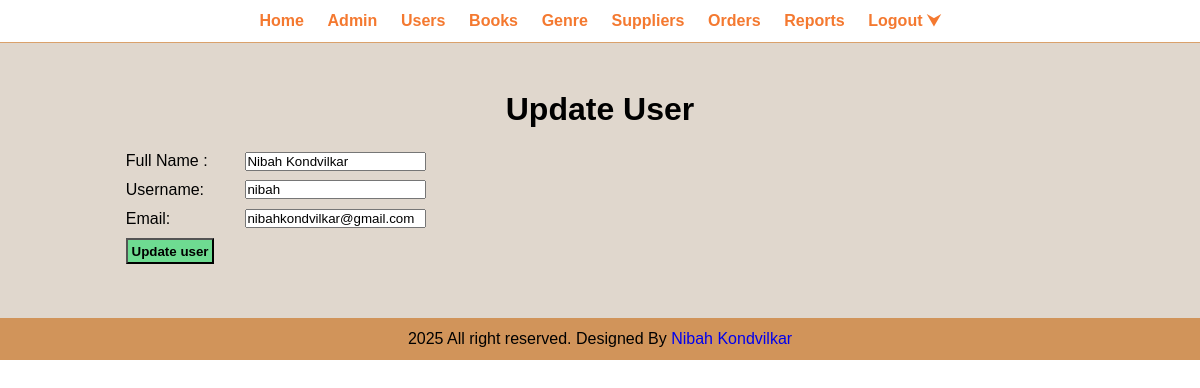
The app's page /admin/update-user.php?id=1 (signed in) with its own data.
### tables this page shows
CREATE TABLE `tbl_user` (
  `id` int(10) UNSIGNED NOT NULL,
  `full_name` varchar(100) NOT NULL,
  `username` varchar(100) NOT NULL,
  `contact` varchar(20) NOT NULL,
  `email` varchar(100) NOT NULL,
  `address` varchar(255) NOT NULL,
  `password` varchar(255) NOT NULL,
  `otp` int(11) NOT NULL,
  `otp_expiry` datetime NOT NULL,
  `created_at` timestamp NOT NULL DEFAULT current_timestamp()
);

### admin/update-user.php (the view, shortened to what this page needs)
<?php include('partials/menu.php'); ?>
<div class="main-content text-center">
    <div class="wrapper">
        <h1>Update User</h1>
         <br>
         <?php
            $id=$_GET['id'];
            $sql="SELECT * FROM tbl_user WHERE id = $id";
            $res=mysqli_query($conn, $sql);
            if($res==true)
            {
                $count = mysqli_num_rows($res);
                if($count==1)
                {
                  $row = mysqli_fetch_assoc($res);
                  $full_name = $row['full_name'];
                  $username = $row['username'];
                  $email = $row['email'];
                }
                else
                {
                   header("location:".SITEURL.'admin/manage-user.php');
                }
            }
         ?>
        <form action="" method="POST">
            <table class="tbl-30">
                <tr>
                    <td>Full Name :</td>
                    <td>
                        <input type="text" name="full_name" value="<?php echo $full_name; ?>" required oninput="this.value = this.value.replace(/[^A-Za-z\s]/g, '')">
                    </td>
                </tr>
                <tr>
                    <td>Username: </td>
                    <td>
                        <input type="text" name="username" value="<?php echo $username; ?>">
                    </td>
                </tr>
                <tr>
                    <td>Email: </td>
                    <td>
                        <input type="email" name="email" pattern="[a-zA-Z0-9._%+\-]+@[a-zA-Z0-9.\-]+\.[a-zA-Z]{2,}$" value="<?php echo $email;?>">
                    </td>
                </tr>
                <tr>
                    <td colspan="2">
                    <input type="submit" name="submit" value="Update user" class="btn-secondary">
                    </td>
                </tr>
            </table>
        </form>
    </div>
</div>
<?php include('partials/footer.php'); ?>

### css/admin.css (style rules this page uses)
* { margin: 0; padding: 0; font-family: Arial, Helvetica, sans-serif; }
.wrapper { padding: 1%; width: 80%; margin: 0 auto; }
.text-center { text-align: center; }
.tbl-30 { width: 40%; }
table tr td { padding: 1%; }
.btn-secondary { background-color: #6edb91; padding: 1%; color: black; text-decoration: none; font-weight: bold; }
.main-content { background-color:#e0d7cd ; padding: 3% 0; }

### records on screen
tbl_user: full_name "Nibah Kondvilkar", username "nibah", email "nibahkondvilkar@gmail.com"
